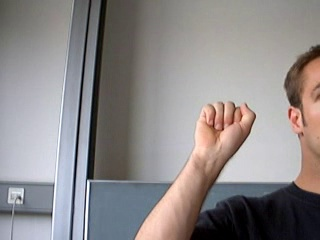
#> input picture testing_data/A/A5x.jpg, 320 x 240 px, given in place of the camera
$ python handDetectionVideo.py   (older library calls are emulated)
#> lines starting #> are read from the running program, lines starting #| are printed output that depends on the picture; after the words box and inside, x2 and y2 are one past the last pixel; in counts of white or black regions, pixels touching at a corner belong together
import cv2
import numpy as np
import time
import imutils
#Open Camera object
cap = cv2.VideoCapture(0)

#Decrease frame size
cap.set(cv2.cv.CV_CAP_PROP_FRAME_WIDTH, 1000)
cap.set(cv2.cv.CV_CAP_PROP_FRAME_HEIGHT, 600)

def nothing(x):
    pass

# Function to find angle between two vectors
def Angle(v1,v2):
 dot = np.dot(v1,v2)
 x_modulus = np.sqrt((v1*v1).sum())
 y_modulus = np.sqrt((v2*v2).sum())
 cos_angle = dot / x_modulus / y_modulus
 angle = np.degrees(np.arccos(cos_angle))
 return angle

# Function to find distance between two points in a list of lists
def FindDistance(A,B):
 return np.sqrt(np.power((A[0][0]-B[0][0]),2) + np.power((A[0][1]-B[0][1]),2))


# Creating a window for HSV track bars
#cv2.namedWindow('HSV_TrackBar')

# Starting with 100's to prevent error while masking
h,s,v = 100,100,100

# [7 lines of commented-out code are left out]
while(1):

    #Measure execution time
    start_time = time.time()

    #Capture frames from the camera
    ret, frame = cap.read()
#> frame is the input picture: shape (240, 320, 3); mean B, G, R 136.9, 136.9, 141.7

    #Blur the image
    blur = cv2.blur(frame,(3,3))

 	#Convert to HSV color space
    hsv = cv2.cvtColor(blur,cv2.COLOR_BGR2HSV)
#> hsv: shape (240, 320, 3); mean H, S, V 63.5, 34.2, 147.6

    #Create a binary image with where white will be skin colors and rest is black
    mask2 = cv2.inRange(hsv,np.array([2,50,50]),np.array([25,255,255]))
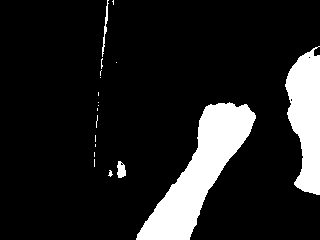
#> mask2: shape (240, 320); 13.2% white; 19 white regions (15 under 20 px), largest, box (x1, y1, x2, y2) and area: (136, 102, 256, 240) 6224, (285, 46, 320, 195) 3585, (117, 161, 126, 178) 114, (102, 0, 109, 57) 109

    #Kernel matrices for morphological transformation
    kernel_square = np.ones((11,11),np.uint8)
    kernel_ellipse= cv2.getStructuringElement(cv2.MORPH_ELLIPSE,(5,5))

    #Perform morphological transformations to filter out the background noise
    #Dilation increase skin color area
    #Erosion increase skin color area
    dilation = cv2.dilate(mask2,kernel_ellipse,iterations = 1)
#> dilation: shape (240, 320); 15.8% white; 9 white regions (1 under 20 px), largest, box (x1, y1, x2, y2) and area: (134, 100, 258, 240) 7001, (283, 44, 320, 197) 4030, (98, 0, 116, 80) 505
    erosion = cv2.erode(dilation,kernel_square,iterations = 1)
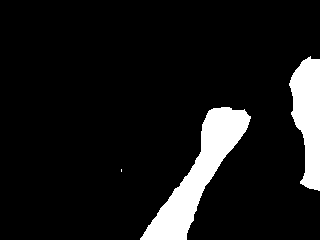
#> erosion: shape (240, 320); 9.8% white; 3 white regions (1 under 20 px), largest, box (x1, y1, x2, y2) and area: (140, 107, 251, 240) 4686, (289, 56, 320, 191) 2818
    dilation2 = cv2.dilate(erosion,kernel_ellipse,iterations = 1)
#> dilation2: shape (240, 320); 11.3% white; 3 white regions, box (x1, y1, x2, y2) and area: (138, 105, 253, 240) 5425, (287, 54, 320, 193) 3189, (119, 167, 124, 174) 27
    filtered = cv2.medianBlur(dilation2,5)
#> filtered: shape (240, 320); 11.2% white; 3 white regions, box (x1, y1, x2, y2) and area: (138, 105, 253, 240) 5418, (287, 55, 320, 193) 3188, (119, 168, 124, 173) 21
    kernel_ellipse= cv2.getStructuringElement(cv2.MORPH_ELLIPSE,(8,8))
    dilation2 = cv2.dilate(filtered,kernel_ellipse,iterations = 1)
#> dilation2: shape (240, 320); 14.1% white; 3 white regions, box (x1, y1, x2, y2) and area: (135, 102, 257, 240) 6806, (284, 52, 320, 197) 3871, (116, 165, 128, 177) 125
    kernel_ellipse= cv2.getStructuringElement(cv2.MORPH_ELLIPSE,(5,5))
    dilation3 = cv2.dilate(filtered,kernel_ellipse,iterations = 1)
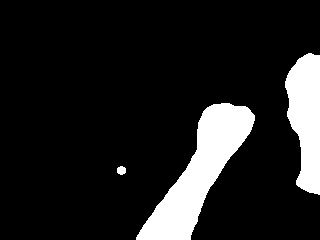
#> dilation3: shape (240, 320); 12.8% white; 3 white regions, box (x1, y1, x2, y2) and area: (136, 103, 255, 240) 6166, (285, 53, 320, 195) 3567, (117, 166, 126, 175) 65
    median = cv2.medianBlur(dilation2,5)
#> median: shape (240, 320); 14.1% white; 3 white regions
    ret,thresh = cv2.threshold(median,127,255,0)

    #Find contours of the filtered frame
    contours, hierarchy = cv2.findContours(thresh,cv2.RETR_TREE,cv2.CHAIN_APPROX_SIMPLE)
#> contours = 3 contours; box (x1, y1, x2, y2) and area: (135, 102, 257, 240) 6622, (284, 52, 320, 197) 3710, (116, 165, 128, 177) 100

    #Draw Contours
    #cv2.drawContours(frame, cnt, -1, (122,122,0), 3)
    #cv2.imshow('Dilation',median)

	#Find Max contour area (Assume that hand is in the frame)
    max_area=100
    ci=0
    if(len(contours)>0):
        for i in range(len(contours)):
            cnt=contours[i]
            area = cv2.contourArea(cnt)
            if(area>max_area):
                max_area=area
                ci=i
#> this loop made 3 passes
#> (area, max_area, ci) on pass 2: (6621.5, 6621.5, 1)
#> area on passes 1, 3: 100, 3710.5
#> after the loop, ci = 1; max_area = 6621.5

    	#Largest area contour
        cnts = contours[ci]
#> cnts = contour of 168 points, box (x1, y1, x2, y2) (135, 102, 257, 240), area 6622

        #Find convex hull
        hull = cv2.convexHull(cnts)
#> hull = contour of 17 points, box (x1, y1, x2, y2) (135, 102, 257, 240), area 8093

        #Find convex defects
        hull2 = cv2.convexHull(cnts,returnPoints = False)
#> hull2 = 17 values, max 167 at index 0, min 0 at index 16, mean 100.2
        defects = cv2.convexityDefects(cnts,hull2)
#> defects = [[0, 2, 1, 222], [2, 6, 3, 114], [7, 71, 24, 3244], [71, 73, 72, 114], [75, 141, 112, 2210], [141, 147, 142, 114], [147, 153, 148, 162], [154, 156, 155, 114], [156, 158, 157, 160], [159, 161, 160, 114], [161, 167, 162, 502]]

        #Get defect points and draw them in the original image
        FarDefect = []
        '''for i in range(defects.shape[0]):
            s,e,f,d = defects[i,0]
            start = tuple(cnts[s][0])
            end = tuple(cnts[e][0])
            far = tuple(cnts[f][0])
            FarDefect.append(far)
            cv2.line(frame,start,end,[0,255,0],1)
            cv2.circle(frame,far,10,[100,255,255],3)
        '''
    	#Find moments of the largest contour
        moments = cv2.moments(cnts)
#> moments = moments, m00 6621.5, centre m10/m00, m01/m00 = (199.6, 171.4)

        #Central mass of first order moments
        if moments['m00']!=0:
            cx = int(moments['m10']/moments['m00']) # cx = M10/M00
#> cx = 199
            cy = int(moments['m01']/moments['m00']) # cy = M01/M00
#> cy = 171
        centerMass=(cx,cy)
#> centerMass = (199, 171)

        #Draw center mass
        cv2.circle(frame,centerMass,7,[100,0,255],2)
        font = cv2.FONT_HERSHEY_SIMPLEX
        cv2.putText(frame,'Center',tuple(centerMass),font,2,(255,255,255),2)

        #Distance from each finger defect(finger webbing) to the center mass
        distanceBetweenDefectsToCenter = []
        for i in range(0,len(FarDefect)):
            x =  np.array(FarDefect[i])
            centerMass = np.array(centerMass)
            distance = np.sqrt(np.power(x[0]-centerMass[0],2)+np.power(x[1]-centerMass[1],2))
            distanceBetweenDefectsToCenter.append(distance)
#> after the loop, distanceBetweenDefectsToCenter = []

        #Get an average of three shortest distances from finger webbing to center mass
        sortedDefectsDistances = sorted(distanceBetweenDefectsToCenter)
#> sortedDefectsDistances = []
        AverageDefectDistance = np.mean(sortedDefectsDistances[0:2])
#> AverageDefectDistance = nan

        #Get fingertip points from contour hull
        #If points are in proximity of 80 pixels, consider as a single point in the group
        finger = []
        for i in range(0,len(hull)-1):
            if (np.absolute(hull[i][0][0] - hull[i+1][0][0]) > 80) or ( np.absolute(hull[i][0][1] - hull[i+1][0][1]) > 80):
                if hull[i][0][1] <500 :
                    finger.append(hull[i][0])
#> this loop made 16 passes
#> after the loop, finger = [[250, 135], [136, 233]]

        #The fingertip points are 5 hull points with largest y coordinates
        finger =  sorted(finger,key=lambda x: x[1])
        fingers = finger[0:5]
#> fingers = [[250, 135], [136, 233]]

        #Calculate distance of each finger tip to the center mass
        fingerDistance = []
        for i in range(0,len(fingers)):
            distance = np.sqrt(np.power(fingers[i][0]-centerMass[0],2)+np.power(fingers[i][1]-centerMass[0],2))
            fingerDistance.append(distance)
#> this loop made 2 passes
#> distance on passes 1 to 2: 81.84, 71.59
#> after the loop, fingerDistance = [81.84, 71.59]

        #Finger is pointed/raised if the distance of between fingertip to the center mass is larger
        #than the distance of average finger webbing to center mass by 130 pixels
        result = 0
        for i in range(0,len(fingers)):
            if fingerDistance[i] > AverageDefectDistance+130:
                result = result +1
#> this loop made 2 passes
#> after the loop, result = 0

        #Print number of pointed fingers
        cv2.putText(frame,str(result),(100,100),font,2,(255,255,255),2)
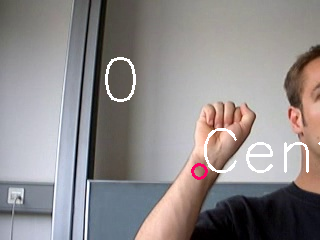
#> frame: shape (240, 320, 3); mean B, G, R 138.6, 138.3, 143.2

        # [11 lines of commented-out code are left out]
        x,y,w,h = cv2.boundingRect(cnts)
#> x = 135; y = 102; w = 122; h = 138
        #green square rectangel
        img = cv2.rectangle(frame,(x,y),(x+w,y+h),(0,255,0),2)

        '''
        #COLOR SEGMENTATION
        #skin limits
        lower = np.array([0, 10, 10], dtype = "uint8")
        upper = np.array([80, 255, 255], dtype = "uint8")
        #frame = imutils.resize(frame, width = 400)
        frame = frame[y:y+h, x:x+w]
        converted = cv2.cvtColor(frame, cv2.COLOR_BGR2HSV)
        skinMask = cv2.inRange(converted, lower, upper)
        kernel = cv2.getStructuringElement(cv2.MORPH_ELLIPSE, (11, 11))
        skinMask = cv2.erode(skinMask, kernel, iterations = 2)
        skinMask = cv2.dilate(skinMask, kernel, iterations = 2)
        skinMask = cv2.GaussianBlur(skinMask, (3, 3), 0)
        skin = cv2.bitwise_and(frame, frame, mask = skinMask)
        cv2.imshow('Dilation', np.hstack([frame, skin]))
        '''

        sub_image = frame[y:y+h, x:x+w]
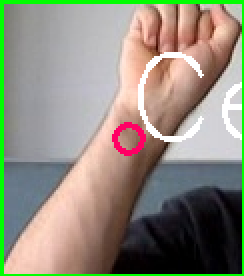
#> sub_image: shape (138, 122, 3) (shown 2 times larger); mean B, G, R 125.8, 140.2, 144.1
        #gray = cv2.cvtColor(sub_image,cv2.COLOR_BGR2GRAY)
        #ret, thresh = cv2.threshold(gray,0,255,cv2.THRESH_BINARY_INV+cv2.THRESH_OTSU)

        #cv2.drawContours(frame,[hull],-1,(255,255,255),2)

        imgray = cv2.cvtColor(sub_image,cv2.COLOR_BGR2GRAY)
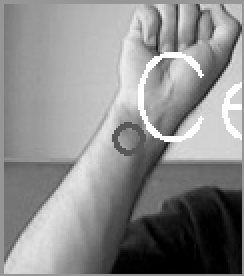
#> imgray: shape (138, 122) (shown 2 times larger); min 0, max 255, mean 139.7
        #cv2.imshow("gray",imgray)

        #Code for histogram equalization
        equ = cv2.equalizeHist(imgray)
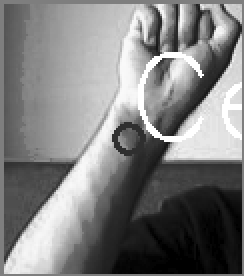
#> equ: shape (138, 122) (shown 2 times larger); min 0, max 255, mean 126.2
        #cv2.imshow('equ', equ)
        ##### Show final image ########
        cv2.imshow('Dilation',equ)
        ###############################

        #Print execution time
        #print time.time()-start_time

        #close the output video by pressing 'ESC'
        k = cv2.waitKey(5) & 0xFF
#> (key Esc is pressed here)
        if k == 27:
            break


cap.release()
cv2.destroyAllWindows()
